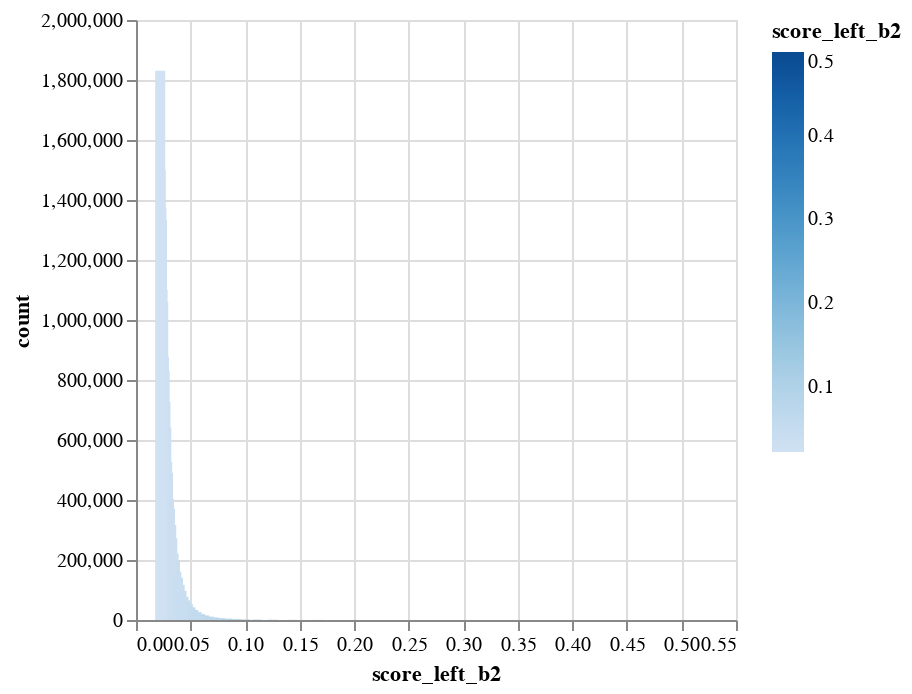
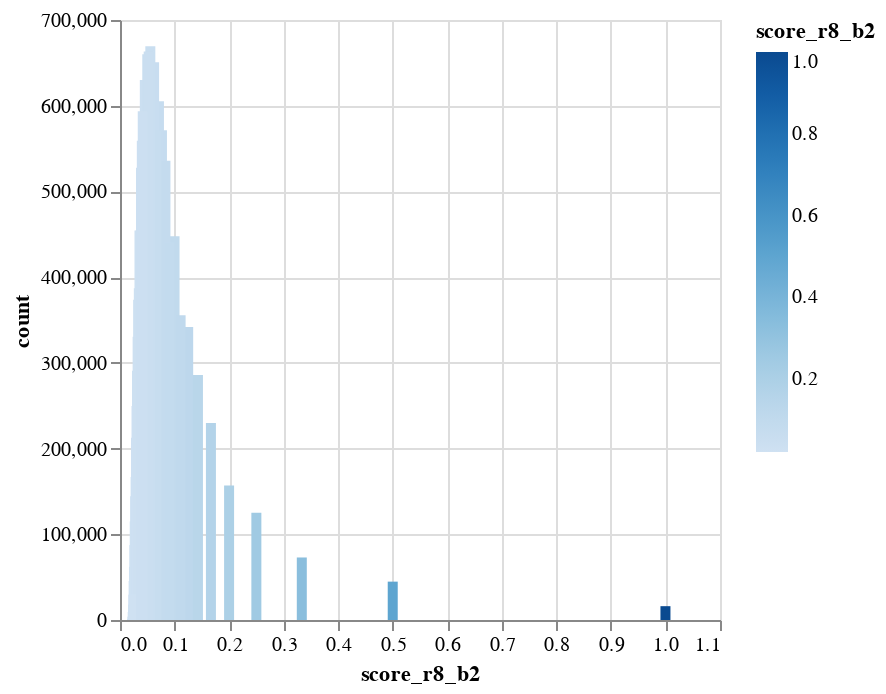

The notebook cell these images were saved under, in order:
### Code cell
show_b_stats('score_left_b2')
show_b_stats('score_r8_b2')

### Figure 1 — Vega-Lite specification as saved in the notebook (floating-point values rounded to 4 significant figures)
{"config": {"view": {"continuousWidth": 300, "continuousHeight": 300}}, "data": {"name": "data-28a7350aa12b8ac9c793cb06c441c06d"}, "mark": {"type": "bar", "tooltip": true}, "encoding": {"color": {"field": "score_left_b2", "type": "quantitative"}, "x": {"field": "score_left_b2", "type": "quantitative"}, "y": {"field": "count", "type": "quantitative"}}, "params": [{"name": "param_3", "select": {"type": "interval", "encodings": ["x", "y"]}, "bind": "scales"}], "$schema": "https://vega.github.io/schema/vega-lite/v5.20.1.json", "datasets": {"data-28a7350aa12b8ac9c793cb06c441c06d": [{"score_left_b2": 0.025, "count": 1058755}, {"score_left_b2": 0.125, "count": 790}, {"score_left_b2": 0.0233, "count": 1374457}, {"score_left_b2": 0.0476, "count": 52752}, {"score_left_b2": 0.0588, "count": 19664}, {"score_left_b2": 0.0333, "count": 272713}, {"score_left_b2": 0.0769, "count": 6177}, {"score_left_b2": 0.5, "count": 5}, {"score_left_b2": 0.1, "count": 1994}, {"score_left_b2": 0.0714, "count": 8555}, {"score_left_b2": 0.037, "count": 161039}, {"score_left_b2": 0.0833, "count": 4357}, {"score_left_b2": 0.0256, "count": 877264}, {"score_left_b2": 0.0345, "count": 221787}, {"score_left_b2": 0.3333, "count": 20}, {"score_left_b2": 0.0278, "count": 641307}, {"score_left_b2": 0.0312, "count": 369588}, {"score_left_b2": 0.0222, "count": 1831228}, {"score_left_b2": 0.0263, "count": 830959}, {"score_left_b2": 0.0238, "count": 1334038}, {"score_left_b2": 0.04, "count": 117230}, {"score_left_b2": 0.027, "count": 726261}, {"score_left_b2": 0.0625, "count": 15455}, {"score_left_b2": 0.0294, "count": 490543}, {"score_left_b2": 0.1111, "count": 1267}, {"score_left_b2": 0.0286, "count": 526384}, {"score_left_b2": 0.0357, "count": 198327}, {"score_left_b2": 0.0455, "count": 65568}, {"score_left_b2": 0.0303, "count": 403236}, {"score_left_b2": 0.25, "count": 55}, {"score_left_b2": 0.0667, "count": 11398}, {"score_left_b2": 0.05, "count": 42319}, {"score_left_b2": 0.0435, "count": 77696}, {"score_left_b2": 0.0323, "count": 316525}, {"score_left_b2": 0.2, "count": 125}, {"score_left_b2": 0.1429, "count": 460}, {"score_left_b2": 0.0244, "count": 1101509}, {"score_left_b2": 0.0227, "count": 1500416}, {"score_left_b2": 0.1667, "count": 250}, {"score_left_b2": 0.0385, "count": 141144}, {"score_left_b2": 0.0909, "count": 2993}, {"score_left_b2": 0.0556, "count": 26168}, {"score_left_b2": 0.0526, "count": 33444}, {"score_left_b2": 0.0417, "count": 97654}]}}

### Figure 2 — Vega-Lite specification as saved in the notebook (floating-point values rounded to 4 significant figures)
{"config": {"view": {"continuousWidth": 300, "continuousHeight": 300}}, "data": {"name": "data-0942f43d2c112ba48cf56e5abb8a937a"}, "mark": {"type": "bar", "tooltip": true}, "encoding": {"color": {"field": "score_r8_b2", "type": "quantitative"}, "x": {"field": "score_r8_b2", "type": "quantitative"}, "y": {"field": "count", "type": "quantitative"}}, "params": [{"name": "param_4", "select": {"type": "interval", "encodings": ["x", "y"]}, "bind": "scales"}], "$schema": "https://vega.github.io/schema/vega-lite/v5.20.1.json", "datasets": {"data-0942f43d2c112ba48cf56e5abb8a937a": [{"score_r8_b2": 0.025, "count": 45564}, {"score_r8_b2": 0.0476, "count": 592631}, {"score_r8_b2": 0.125, "count": 341834}, {"score_r8_b2": 0.0233, "count": 9445}, {"score_r8_b2": 0.0769, "count": 571335}, {"score_r8_b2": 0.0588, "count": 600963}, {"score_r8_b2": 0.0333, "count": 373668}, {"score_r8_b2": 0.037, "count": 454070}, {"score_r8_b2": 0.5, "count": 44755}, {"score_r8_b2": 0.0714, "count": 605252}, {"score_r8_b2": 0.1, "count": 447667}, {"score_r8_b2": 0.0833, "count": 535690}, {"score_r8_b2": 0.0256, "count": 62024}, {"score_r8_b2": 0.0312, "count": 290846}, {"score_r8_b2": 0.3333, "count": 72938}, {"score_r8_b2": 0.0345, "count": 386937}, {"score_r8_b2": 0.0278, "count": 144457}, {"score_r8_b2": 0.0222, "count": 1034}, {"score_r8_b2": 0.0263, "count": 87409}, {"score_r8_b2": 0.027, "count": 114820}, {"score_r8_b2": 0.04, "count": 559214}, {"score_r8_b2": 0.0238, "count": 18027}, {"score_r8_b2": 0.0625, "count": 650633}, {"score_r8_b2": 0.0294, "count": 212555}, {"score_r8_b2": 0.1111, "count": 355418}, {"score_r8_b2": 0.0455, "count": 629954}, {"score_r8_b2": 0.0357, "count": 454394}, {"score_r8_b2": 0.05, "count": 660021}, {"score_r8_b2": 0.0286, "count": 166926}, {"score_r8_b2": 0.0667, "count": 571186}, {"score_r8_b2": 0.0303, "count": 249729}, {"score_r8_b2": 0.25, "count": 125128}, {"score_r8_b2": 0.0435, "count": 581044}, {"score_r8_b2": 0.0323, "count": 330355}, {"score_r8_b2": 1.0, "count": 16128}, {"score_r8_b2": 0.2, "count": 156948}, {"score_r8_b2": 0.1429, "count": 285786}, {"score_r8_b2": 0.0227, "count": 3955}, {"score_r8_b2": 0.0244, "count": 29552}, {"score_r8_b2": 0.1667, "count": 229873}, {"score_r8_b2": 0.0385, "count": 527682}, {"score_r8_b2": 0.0909, "count": 440063}, {"score_r8_b2": 0.0556, "count": 669290}, {"score_r8_b2": 0.0526, "count": 663118}, {"score_r8_b2": 0.0417, "count": 593558}]}}
